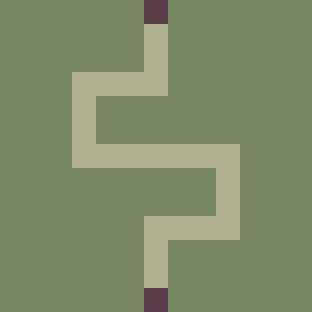

This is a level from a 2D game, rendered from its Tiled map with the project's own tilesets. A one-line summary and the complete map file follow:
An orthogonal 13x13 tile map with 24x24 px tiles, 1 tile layer (Base).

<map version="1.5" tiledversion="1.5.0" orientation="orthogonal" renderorder="right-down" width="13" height="13" tilewidth="24" tileheight="24" infinite="0" nextlayerid="2" nextobjectid="1">
 <tileset firstgid="1" source="_tilesets/mainTiles.tsx" />
 <layer id="1" name="Base" width="13" height="13">
  <data encoding="csv">
1,1,1,1,1,1,3,1,1,1,1,1,1,
1,1,1,1,1,1,2,1,1,1,1,1,1,
1,1,1,1,1,1,2,1,1,1,1,1,1,
1,1,1,2,2,2,2,1,1,1,1,1,1,
1,1,1,2,1,1,1,1,1,1,1,1,1,
1,1,1,2,1,1,1,1,1,1,1,1,1,
1,1,1,2,2,2,2,2,2,2,1,1,1,
1,1,1,1,1,1,1,1,1,2,1,1,1,
1,1,1,1,1,1,1,1,1,2,1,1,1,
1,1,1,1,1,1,2,2,2,2,1,1,1,
1,1,1,1,1,1,2,1,1,1,1,1,1,
1,1,1,1,1,1,2,1,1,1,1,1,1,
1,1,1,1,1,1,3,1,1,1,1,1,1
</data>
 </layer>
</map>
